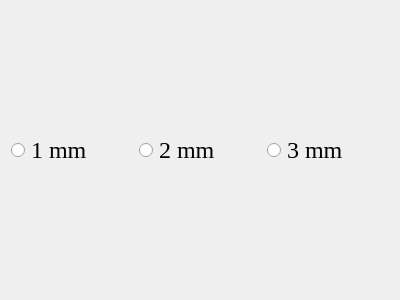
<?xml version="1.0" encoding="UTF-8"?>
<ui version="4.0">
 <class>SizeLine</class>
 <widget class="QWidget" name="SizeLine">
  <property name="geometry">
   <rect>
    <x>0</x>
    <y>0</y>
    <width>400</width>
    <height>300</height>
   </rect>
  </property>
  <property name="windowTitle">
   <string>Form</string>
  </property>
  <layout class="QHBoxLayout" name="horizontalLayout">
   <item>
    <widget class="QRadioButton" name="radioButton_3">
     <property name="font">
      <font>
       <family>Times New Roman</family>
       <pointsize>18</pointsize>
      </font>
     </property>
     <property name="text">
      <string>1 mm</string>
     </property>
    </widget>
   </item>
   <item>
    <widget class="QRadioButton" name="radioButton_2">
     <property name="font">
      <font>
       <family>Times New Roman</family>
       <pointsize>18</pointsize>
      </font>
     </property>
     <property name="text">
      <string>2 mm</string>
     </property>
    </widget>
   </item>
   <item>
    <widget class="QRadioButton" name="radioButton">
     <property name="font">
      <font>
       <family>Times New Roman</family>
       <pointsize>18</pointsize>
      </font>
     </property>
     <property name="text">
      <string>3 mm</string>
     </property>
    </widget>
   </item>
  </layout>
 </widget>
 <resources/>
 <connections/>
</ui>
